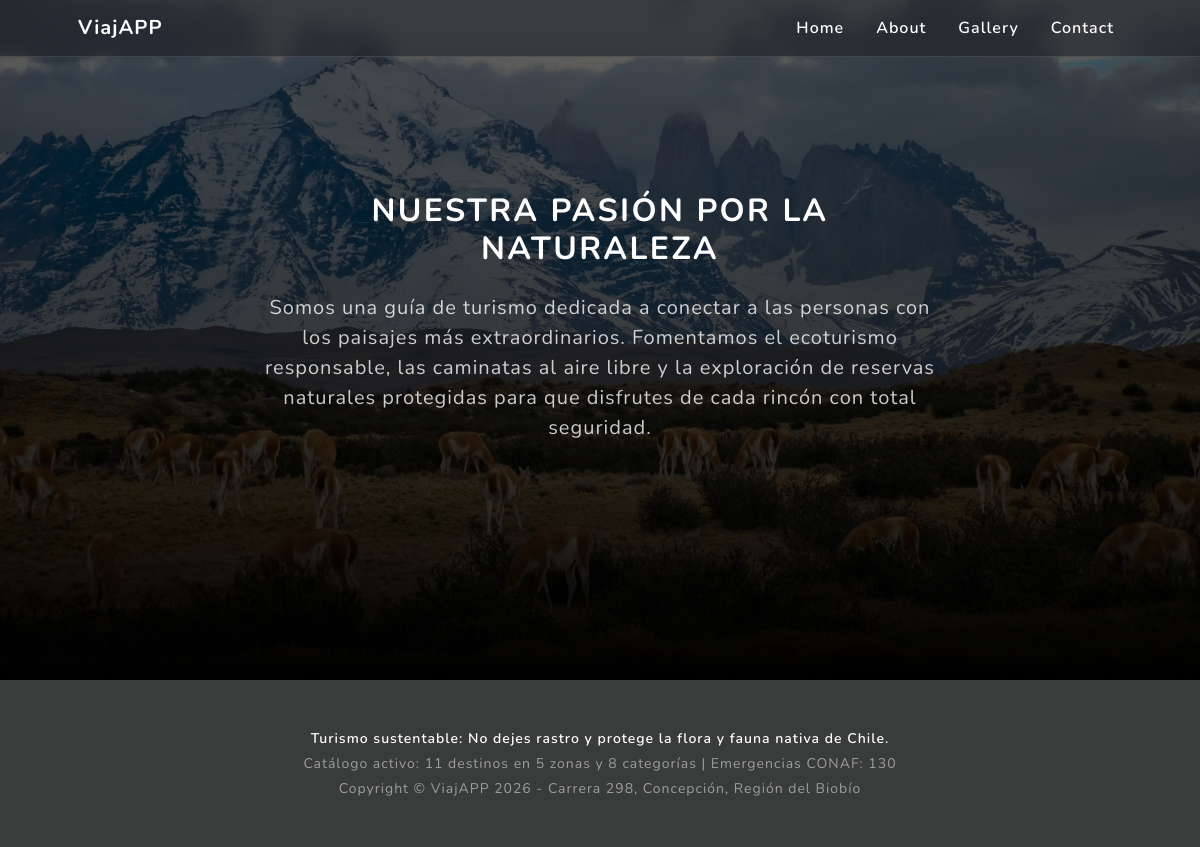
The page /about/ on the database its author committed.
### corporativo/models.py (models this page shows, shortened)
class ParametroCorporativo(models.Model):
    clave = models.SlugField(
        max_length=100,
        unique=True,
        verbose_name='Clave de contexto (identificador)',
    )
    nombre = models.CharField(
        max_length=150,
        verbose_name='Nombre descriptivo del parámetro',
    )
    valor = models.CharField(
        max_length=300,
        verbose_name='Valor o contenido',
    )
    activo = models.BooleanField(
        default=True,
        verbose_name='Parámetro activo',
    )
    created = models.DateTimeField(
        auto_now_add=True,
        verbose_name='Fecha de creación',
    )
    updated = models.DateTimeField(
        auto_now=True,
        verbose_name='Fecha de actualización',
    )
    class Meta:
        verbose_name = 'Parámetro Corporativo'
        verbose_name_plural = 'Parámetros Corporativos'
        ordering = ['nombre']

### about/views.py (the view)
# urls.py: path('about/', about_views.about, name='about'),
def about(request):
    return render(request, 'about/about.html')

### corporativo/processors.py (called while the page is built)
def ctx_corporativo(request):
    contexto = {}
    parametros = ParametroCorporativo.objects.filter(activo=True)
    for parametro in parametros:
        contexto[parametro.clave] = parametro.valor
    contexto['TOTAL_DESTINOS'] = Destino.objects.count()
    contexto['TOTAL_ZONAS'] = Zona.objects.count()
    contexto['TOTAL_CATEGORIAS'] = Categoria.objects.count()
    return contexto

### about/templates/about/about.html
{% extends "about/base.html" %}
{% load static %}
{% block content %}
        <section class="about-section text-center" id="about">
            <div class="container px-4 px-lg-5">
                <div class="row gx-4 gx-lg-5 justify-content-center">
                    <div class="col-lg-8">
                        <h2 class="text-white mb-4 fw-bold text-uppercase about-title">Nuestra Pasión por la Naturaleza</h2>
                        <p class="about-description mb-5 fs-5">
                            Somos una guía de turismo dedicada a conectar a las personas con los paisajes más extraordinarios. Fomentamos el ecoturismo responsable, las caminatas al aire libre y la exploración de reservas naturales protegidas para que disfrutes de cada rincón con total seguridad.
                        </p>
                    </div>
                </div>
            </div>
        </section>
{% endblock %}

### about/templates/about/base.html (shortened to what this page needs)
{% load static %}
<!DOCTYPE html>
<html lang="es">
    <head>
        <link href="https://cdn.jsdelivr.net/npm/bootstrap@5.2.3/dist/css/bootstrap.min.css" rel="stylesheet" />
        <link href="{% static 'about/css/styles.css' %}?v=7" rel="stylesheet" />
    </head>
    <body id="page-top">
        <nav class="navbar navbar-expand-lg navbar-light fixed-top" id="mainNav">
            <div class="container px-4 px-lg-5">
                <a class="navbar-brand fw-bold" href="{% url 'home' %}">ViajAPP</a>
                <div class="collapse navbar-collapse justify-content-end" id="navbarResponsive">
                    <ul class="navbar-nav ms-auto mb-2 mb-lg-0">
                        <li class="nav-item"><a class="nav-link" href="{% url 'home' %}">Home</a></li>
                        <li class="nav-item"><a class="nav-link" href="{% url 'about' %}">About</a></li>
                        <li class="nav-item"><a class="nav-link" href="{% url 'gallery' %}">Gallery</a></li>
                        <li class="nav-item"><a class="nav-link" href="{% url 'contact' %}">Contact</a></li>
                    </ul>
                </div>
            </div>
        </nav>
{% block content %}{% endblock %}
        <footer class="footer small text-center text-white-50">
            <div class="container px-4 px-lg-5">
                <div class="mb-1 text-white fw-semibold">{{ LEMA_ECOTURISMO }}</div>
                <div class="mb-1">Catálogo activo: {{ TOTAL_DESTINOS }} destinos en {{ TOTAL_ZONAS }} zonas y {{ TOTAL_CATEGORIAS }} categorías | {{ FONO_EMERGENCIA_CONAF }}</div>
                <div>Copyright &copy; ViajAPP 2026 - {{ DIRECCION_OFICINA }}</div>
            </div>
        </footer>
    </body>
</html>

### about/static/about/css/styles.css (style rules this page uses)
:root { --bs-primary: #64a19d; --bs-primary-rgb: 100, 161, 157; --bs-secondary: #7464a1; --bs-success: #67c29c; --bs-info: #1cabc4; --bs-warning: #e4c662; --bs-danger: #a16468; --bs-light: #f8f9fa; --bs-dark: #212529; --bs-body-font-family: Nunito, -apple-system, BlinkMacSystemFont, Segoe UI, Roboto, Helvetica Neue, Arial, sans-serif; --bs-body-font-size: 1rem; --bs-body-font-weight: 400; --bs-body-line-height: 1.5; --bs-body-color: #212529; --bs-body-bg: #fff; --bs-link-color: #64a19d; --bs-link-hover-color: #50817e; }
*, *::before, *::after { box-sizing: border-box; }
html, body { height: 100%; }
body { min-height: 100vh; display: flex; flex-direction: column; margin: 0; font-family: var(--bs-body-font-family); font-size: var(--bs-body-font-size); font-weight: var(--bs-body-font-weight); line-height: var(--bs-body-line-height); color: var(--bs-body-color); background-color: #3a3b3b; letter-spacing: 0.0625em; scroll-padding-top: calc(4.5rem - 1px); }
#mainNav { min-height: 3.5rem; background-color: rgba(33, 37, 41, 0.62); border-bottom: 1px solid rgba(255, 255, 255, 0.12); backdrop-filter: blur(8px); -webkit-backdrop-filter: blur(8px); padding: 0.5rem 1rem; }
#mainNav .navbar-brand { color: #ffffff ; font-weight: 700; }
#mainNav .navbar-nav { list-style: none; display: flex; gap: 1rem; margin-bottom: 0; }
#mainNav .navbar-nav .nav-link { color: #ffffff ; font-weight: 600; transition: color 0.2s ease-in-out; }
#mainNav { transition: top 0.3s ease-in-out; }
.about-section { flex: 1; min-height: calc(100vh - 7.5rem); padding: 12rem 0 6rem 0; background: linear-gradient(to bottom, rgba(0, 0, 0, 0.6) 0%, rgba(0, 0, 0, 0.8) 75%, #000 100%), url("../assets/img/torresp.webp"); background-position: center; background-repeat: no-repeat; background-size: cover; }
.about-title { letter-spacing: 0.15rem; }
.about-description { color: rgba(255, 255, 255, 0.78); }
.footer { margin-top: auto; flex-shrink: 0; padding: 3rem 0; background-color: #3a3b3b; color: rgb(242, 243, 245) ; }

### rows shown on the page
ParametroCorporativo: valor "Turismo sustentable: No dejes rastro y protege la flora y fauna nativa de Chile."
ParametroCorporativo: valor "Emergencias CONAF: 130"
ParametroCorporativo: valor "Carrera 298, Concepción, Región del Biobío"

### other values the page prints
{{ TOTAL_DESTINOS }} "11"
{{ TOTAL_ZONAS }} "5"
{{ TOTAL_CATEGORIAS }} "8"
